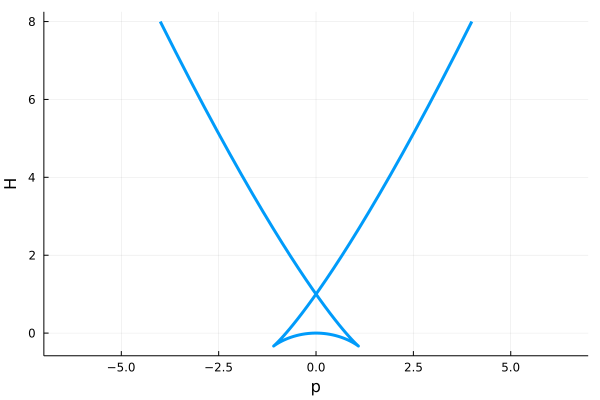

Source code (Julia):
using Plots


function momentum(kappa, x)
  return x^3 - kappa * x
end

function H(kappa, x)
  p = momentum(kappa, x)
  return p * x + kappa / 2 * x^2 - x^4 / 4
end


# set x coordinate
xmax = 2.0
xmin = -2.0
nx = 100
xs = range(xmin, xmax, length=nx)
# set parameter kappa
kappa = 2.0
Hs = H.(kappa, xs)
ps = momentum.(kappa, xs)
# make plot
plot(ps, Hs, linewidth=3, xlabel="p", ylabel="H", aspect_ratio=:equal, label=false)
savefig("classical_time_crystal.png")
